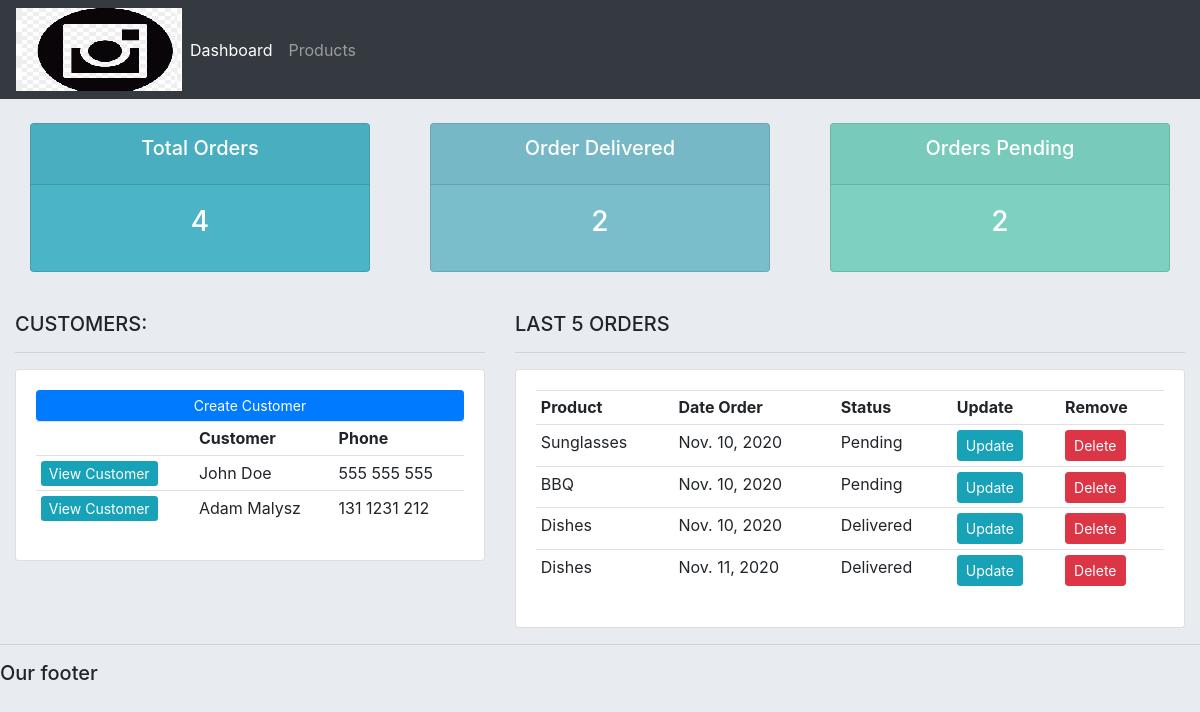
The app's page /, older data.
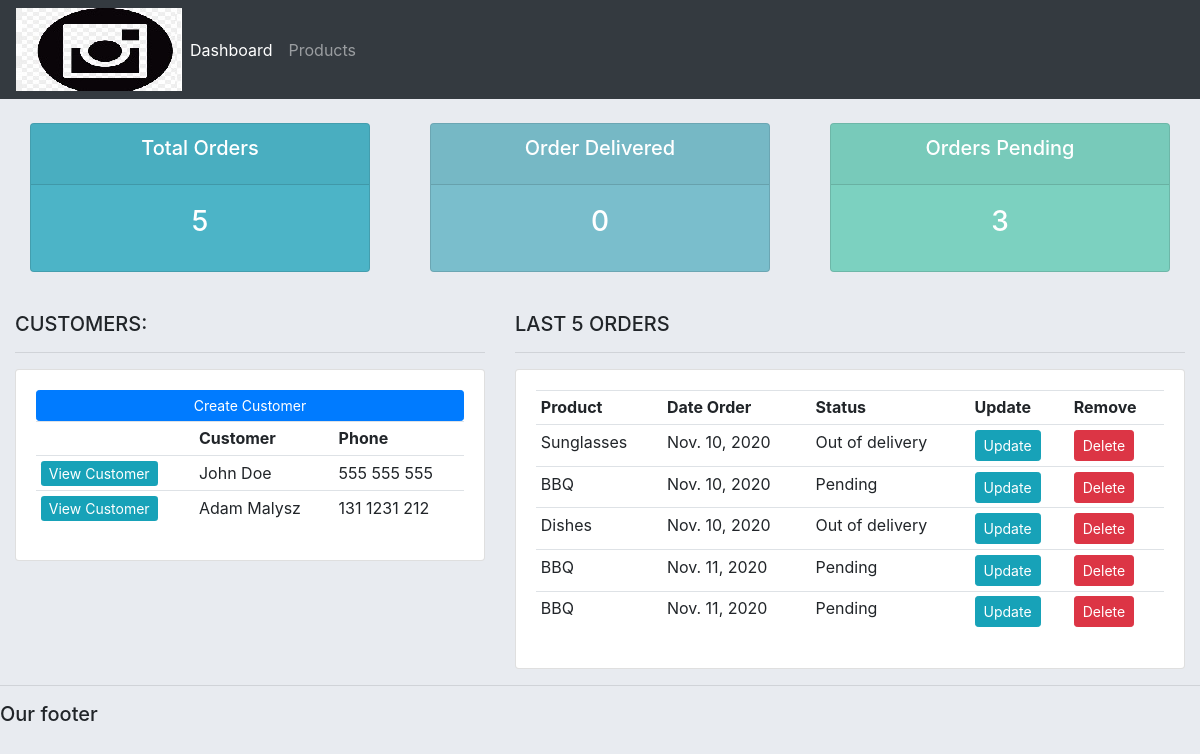
The same page, newer data.
### accounts/models.py (models this page shows, shortened)
class Customer(models.Model):
    name = models.CharField(max_length=255, null=True)
    phone = models.CharField(max_length=255, null=True)
    email = models.CharField(max_length=255, null=True)
    date_created = models.DateField(auto_now_add=True, null=True)

class Order(models.Model):
    STATUS = (
        ('Pending', 'Pending'),
        ('Out of delivery', 'Out of delivery'),
        ('Delivered', 'Delivered')
    )
    customer = models.ForeignKey(
        Customer, null=True, on_delete=models.SET_NULL)
    product = models.ForeignKey(Product, null=True, on_delete=models.SET_NULL)
    date_created = models.DateField(auto_now_add=True, null=True)
    status = models.CharField(
        max_length=255, null=True, choices=STATUS)
    note = models.CharField(max_length=1000, null=True)

class Product(models.Model):
    CATEGORY = (
        ('In Door', 'In Door'),
        ('Out Door', 'Out Door')
    )
    name = models.CharField(max_length=255, null=True)
    price = models.FloatField(null=True)
    category = models.CharField(max_length=255, null=True, choices=CATEGORY)
    description = models.TextField(max_length=500, null=True)
    date_created = models.DateField(auto_now_add=True, null=True)
    tags = models.ManyToManyField(Tag)
    def __str__(self):
        return self.name

### accounts/views.py (the view)
# urls.py: path('', views.home, name='dashboard'),
def home(request):
    oreders = Order.objects.all()
    customers = Customer.objects.all()
    total_customers = customers.count()
    total_orders = oreders.count()
    delivered = oreders.filter(status='Delivered').count()
    pending = oreders.filter(status='Pending').count()
    context = {
        'orders': oreders,
        'customers': customers,
        'total_customers': total_customers,
        'total_orders': total_orders,
        'delivered': delivered,
        'pending': pending,
    }
    return render(request, 'accounts/dashboard.html', context)

### accounts/templates/accounts/dashboard.html
{% extends "accounts/main.html" %}
{% block content %}
{% include "accounts/status.html" %}
<br>
<div class="row">
    <div class="col-md-5">
        <h5>CUSTOMERS:</h5>
        <hr>
        <div class="card card-body">
            <a href="" class="btn btn-primary btn-sm btn-block">Create Customer</a>
            <table class="table table-sm">
                <tr>
                    <th></th>
                    <th>Customer</th>
                    <th>Phone</th>
                </tr>
                {% for customer in customers  %}
                <tr>
                    <td><a class="brn btn-sm btn-info" href=" {% url 'customer' customer.id %}"> View Customer</a></td>
                    <td>{{ customer.name }}</td>
                    <td> {{ customer.phone }}</td>
                </tr>
                {% endfor %}
            </table>
        </div>
    </div>
    <div class="col-md-7">
        <h5>LAST 5 ORDERS</h5>
        <hr>
        <div class="card card-body">
            <table class="table table-sm">
                <tr>
                    <th>Product</th>
                    <th>Date Order</th>
                    <th>Status</th>
                    <th>Update</th>
                    <th>Remove</th>
                </tr>
                {% for order in orders %}
                <tr>
                    <td>{{ order.product }}</td>
                    <td>{{ order.date_created }}</td>
                    <td>{{ order.status }}</td>
                    <td><a class="btn btn-sm btn-info" href="{% url 'update_order' order.id %}">Update</a></td>
                    <td><a class="btn btn-sm btn-danger" href="{% url 'delete_order' order.id %}">Delete</a></td>
                </tr>
                {% endfor %}
            </table>
        </div>
    </div>
</div>
{% endblock content %}

### accounts/templates/accounts/main.html (shortened to what this page needs)
{% load static %}
<!DOCTYPE html>
<html lang="en">
<head>
    <link rel="stylesheet" href="https://stackpath.bootstrapcdn.com/bootstrap/4.1.3/css/bootstrap.min.css"
>
    <link rel="stylesheet" href=" {% static '/css/main.css' %}">
</head>
<body>
    {% include "accounts/navbar.html" %}
    {% block content %}
    {% endblock content %}
    <hr>
    <h5>Our footer</h5>
</body>
</html>

### accounts/templates/accounts/navbar.html (shortened to what this page needs)
{% load static %}
<nav class="navbar navbar-expand-lg navbar-dark bg-dark">
    <img src="{% static 'images/logo.png' %}" alt="">
    <div class="collapse navbar-collapse" id="navbarNav">
        <ul class="navbar-nav">
            <li class="nav-item active">
                <a class="nav-link" href="{% url 'dashboard' %}">Dashboard</a>
            </li>
            <li class="nav-item">
                <a class="nav-link" href="{% url 'products' %}">Products </a>
            </li>
        </ul>
    </div>
</nav>
<br>

### accounts/templates/accounts/status.html
<div class="row">
    <div class="col">
        <div class="col-md">
            <div class="card text-center text-white mb-3" id="total-orders">
                <div class="card-header">
                    <h5 class="card-title">Total Orders</h5>
                </div>
                <div class="card-body">
                    <h3 class="card-title"> {{ total_orders }}</h3>
                </div>
            </div>
        </div>
    </div>
    <div class="col">
        <div class="col-md">
            <div class="card text-center text-white mb-3" id="orders-delivered">
                <div class="card-header">
                    <h5 class="card-title">Order Delivered</h5>
                </div>
                <div class="card-body">
                    <h3 class="card-title"> {{ delivered }}</h3>
                </div>
            </div>
        </div>
    </div>
    <div class="col">
        <div class="col-md">
            <div class="card text-center text-white mb-3" id="orders-pending">
                <div class="card-header">
                    <h5 class="card-title">Orders Pending</h5>
                </div>
                <div class="card-body">
                    <h3 class="card-title">{{ pending }}</h3>
                </div>
            </div>
        </div>
    </div>
</div>

### static/css/main.css (style rules this page uses)
body { background-color: #e8ebf0; }
#total-orders { background-color: #4cb4c7; }
#orders-delivered { background-color: #7abecc; }
#orders-pending { background-color: #7cd1c0; }
.row { margin-left: 0; margin-right: 0; }

Row changes from the older to the newer data that the page shows:
removed Order: product "Dishes", date_created "Nov. 11, 2020", status "Delivered"
changed Order "Sunglasses": status "Pending" → "Out of delivery"
changed Order "Dishes": status "Delivered" → "Out of delivery"
added Order: product "BBQ", date_created "Nov. 11, 2020", status "Pending"
added Order: product "BBQ", date_created "Nov. 11, 2020", status "Pending"
Text that changed along with them:
{{ total_orders }}: "4" → "5"
{{ delivered }}: "2" → "0"
{{ pending }}: "2" → "3"
